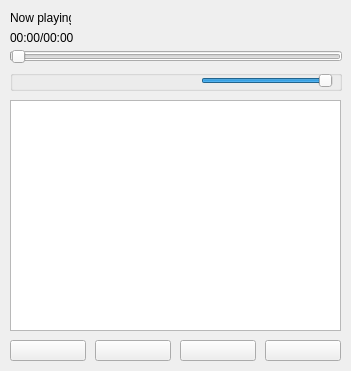
<?xml version="1.0" encoding="UTF-8"?>
<ui version="4.0">
 <class>MainWindow</class>
 <widget class="QMainWindow" name="MainWindow">
  <property name="geometry">
   <rect>
    <x>0</x>
    <y>0</y>
    <width>351</width>
    <height>371</height>
   </rect>
  </property>
  <property name="windowTitle">
   <string>Playdo</string>
  </property>
  <widget class="QWidget" name="centralWidget">
   <widget class="QProgressBar" name="songProgressBar">
    <property name="geometry">
     <rect>
      <x>10</x>
      <y>51</y>
      <width>332</width>
      <height>10</height>
     </rect>
    </property>
    <property name="value">
     <number>0</number>
    </property>
    <property name="textVisible">
     <bool>false</bool>
    </property>
   </widget>
   <widget class="QListWidget" name="playlistWidget">
    <property name="geometry">
     <rect>
      <x>10</x>
      <y>100</y>
      <width>331</width>
      <height>231</height>
     </rect>
    </property>
   </widget>
   <widget class="QLabel" name="songInfoLabel">
    <property name="geometry">
     <rect>
      <x>10</x>
      <y>10</y>
      <width>61</width>
      <height>16</height>
     </rect>
    </property>
    <property name="text">
     <string>Now playing:</string>
    </property>
   </widget>
   <widget class="QPushButton" name="addSongPlaylistButton">
    <property name="geometry">
     <rect>
      <x>10</x>
      <y>340</y>
      <width>76</width>
      <height>21</height>
     </rect>
    </property>
    <property name="text">
     <string/>
    </property>
    <property name="icon">
     <iconset resource="icons.qrc">
      <normaloff>:/icons/plus_icon.png</normaloff>:/icons/plus_icon.png</iconset>
    </property>
   </widget>
   <widget class="QLabel" name="songProgressLabel">
    <property name="geometry">
     <rect>
      <x>10</x>
      <y>30</y>
      <width>130</width>
      <height>16</height>
     </rect>
    </property>
    <property name="text">
     <string>00:00/00:00</string>
    </property>
   </widget>
   <widget class="QGroupBox" name="playerControlsGroupBox">
    <property name="geometry">
     <rect>
      <x>10</x>
      <y>70</y>
      <width>332</width>
      <height>21</height>
     </rect>
    </property>
    <property name="title">
     <string/>
    </property>
    <property name="flat">
     <bool>false</bool>
    </property>
    <widget class="QPushButton" name="nextButton">
     <property name="geometry">
      <rect>
       <x>120</x>
       <y>0</y>
       <width>21</width>
       <height>21</height>
      </rect>
     </property>
     <property name="text">
      <string/>
     </property>
     <property name="icon">
      <iconset resource="icons.qrc">
       <normaloff>:/icons/next_icon.png</normaloff>:/icons/next_icon.png</iconset>
     </property>
     <property name="flat">
      <bool>true</bool>
     </property>
    </widget>
    <widget class="QPushButton" name="previousButton">
     <property name="geometry">
      <rect>
       <x>90</x>
       <y>0</y>
       <width>21</width>
       <height>21</height>
      </rect>
     </property>
     <property name="text">
      <string/>
     </property>
     <property name="icon">
      <iconset resource="icons.qrc">
       <normaloff>:/icons/previous_icon.png</normaloff>:/icons/previous_icon.png</iconset>
     </property>
     <property name="flat">
      <bool>true</bool>
     </property>
    </widget>
    <widget class="QPushButton" name="stopButton">
     <property name="geometry">
      <rect>
       <x>60</x>
       <y>0</y>
       <width>21</width>
       <height>21</height>
      </rect>
     </property>
     <property name="text">
      <string/>
     </property>
     <property name="icon">
      <iconset resource="icons.qrc">
       <normaloff>:/icons/stop_icon.png</normaloff>:/icons/stop_icon.png</iconset>
     </property>
     <property name="default">
      <bool>false</bool>
     </property>
     <property name="flat">
      <bool>true</bool>
     </property>
    </widget>
    <widget class="QPushButton" name="pauseButton">
     <property name="geometry">
      <rect>
       <x>30</x>
       <y>0</y>
       <width>21</width>
       <height>21</height>
      </rect>
     </property>
     <property name="text">
      <string/>
     </property>
     <property name="icon">
      <iconset resource="icons.qrc">
       <normaloff>:/icons/pause_icon.png</normaloff>:/icons/pause_icon.png</iconset>
     </property>
     <property name="flat">
      <bool>true</bool>
     </property>
    </widget>
    <widget class="QPushButton" name="playButton">
     <property name="geometry">
      <rect>
       <x>0</x>
       <y>0</y>
       <width>21</width>
       <height>21</height>
      </rect>
     </property>
     <property name="text">
      <string/>
     </property>
     <property name="icon">
      <iconset resource="icons.qrc">
       <normaloff>:/icons/play_icon.png</normaloff>:/icons/play_icon.png</iconset>
     </property>
     <property name="flat">
      <bool>true</bool>
     </property>
    </widget>
    <widget class="QSlider" name="volumeSlider">
     <property name="geometry">
      <rect>
       <x>191</x>
       <y>3</y>
       <width>132</width>
       <height>16</height>
      </rect>
     </property>
     <property name="autoFillBackground">
      <bool>false</bool>
     </property>
     <property name="styleSheet">
      <string notr="true">color: rgb(255, 0, 4);</string>
     </property>
     <property name="maximum">
      <number>100</number>
     </property>
     <property name="value">
      <number>100</number>
     </property>
     <property name="tracking">
      <bool>true</bool>
     </property>
     <property name="orientation">
      <enum>Qt::Horizontal</enum>
     </property>
     <property name="invertedAppearance">
      <bool>false</bool>
     </property>
    </widget>
    <widget class="QPushButton" name="volumeButton">
     <property name="geometry">
      <rect>
       <x>160</x>
       <y>0</y>
       <width>21</width>
       <height>21</height>
      </rect>
     </property>
     <property name="text">
      <string/>
     </property>
     <property name="icon">
      <iconset resource="icons.qrc">
       <normaloff>:/icons/volume_icon.png</normaloff>:/icons/volume_icon.png</iconset>
     </property>
     <property name="flat">
      <bool>true</bool>
     </property>
    </widget>
   </widget>
   <widget class="QSlider" name="songProgressSlider">
    <property name="geometry">
     <rect>
      <x>11</x>
      <y>50</y>
      <width>330</width>
      <height>14</height>
     </rect>
    </property>
    <property name="maximum">
     <number>100</number>
    </property>
    <property name="orientation">
     <enum>Qt::Horizontal</enum>
    </property>
   </widget>
   <widget class="QLabel" name="songNameLabel">
    <property name="geometry">
     <rect>
      <x>80</x>
      <y>10</y>
      <width>261</width>
      <height>16</height>
     </rect>
    </property>
    <property name="text">
     <string/>
    </property>
   </widget>
   <widget class="QPushButton" name="removeSongPlaylistButton">
    <property name="geometry">
     <rect>
      <x>95</x>
      <y>340</y>
      <width>76</width>
      <height>21</height>
     </rect>
    </property>
    <property name="text">
     <string/>
    </property>
    <property name="icon">
     <iconset resource="icons.qrc">
      <normaloff>:/icons/minus_icon.png</normaloff>:/icons/minus_icon.png</iconset>
    </property>
   </widget>
   <widget class="QPushButton" name="moveUpSongPlaylistButton">
    <property name="geometry">
     <rect>
      <x>180</x>
      <y>340</y>
      <width>76</width>
      <height>21</height>
     </rect>
    </property>
    <property name="text">
     <string/>
    </property>
    <property name="icon">
     <iconset resource="icons.qrc">
      <normaloff>:/icons/up_icon.png</normaloff>:/icons/up_icon.png</iconset>
    </property>
   </widget>
   <widget class="QPushButton" name="moveDownSongPlaylistButton">
    <property name="geometry">
     <rect>
      <x>265</x>
      <y>340</y>
      <width>76</width>
      <height>21</height>
     </rect>
    </property>
    <property name="text">
     <string/>
    </property>
    <property name="icon">
     <iconset resource="icons.qrc">
      <normaloff>:/icons/down_icon.png</normaloff>:/icons/down_icon.png</iconset>
    </property>
   </widget>
  </widget>
 </widget>
 <layoutdefault spacing="6" margin="11"/>
 <resources>
  <include location="icons.qrc"/>
 </resources>
 <connections/>
</ui>
